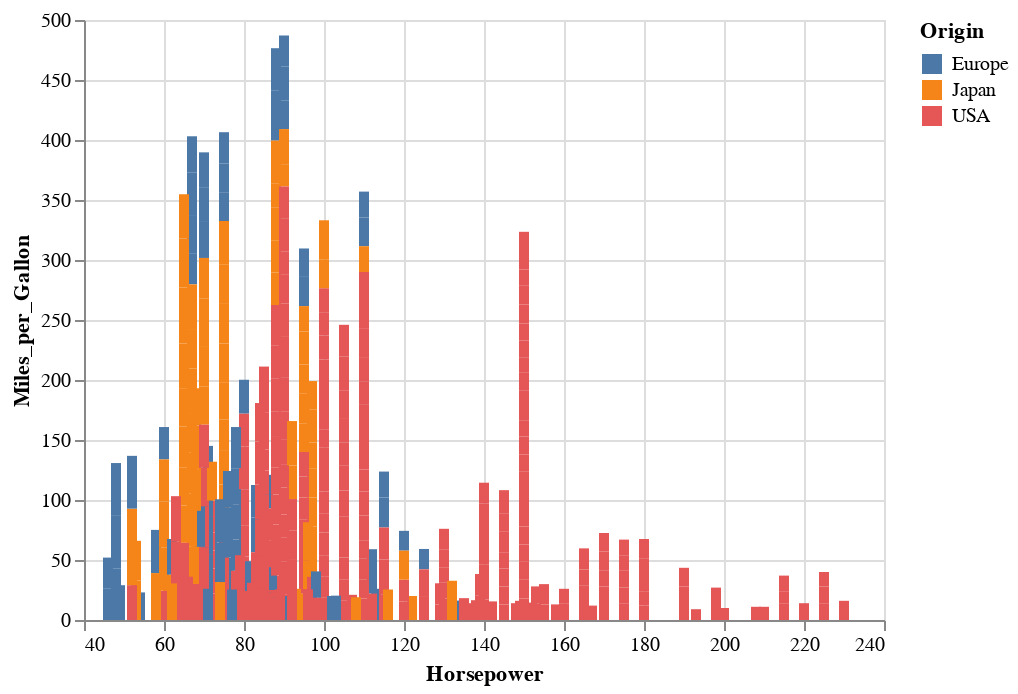

This figure's notebook cell:
### Code cell
cars = alt.load_dataset('cars')
alt.Chart(cars).mark_bar().encode(
    x='Horsepower',
    y='Miles_per_Gallon',
    color='Origin',
)

### Figure 1 — Vega-Lite specification as saved in the notebook (floating-point values rounded to 4 significant figures; data arrays with more than 128 entries replaced by an {"elided": "..."} marker saying what was removed)
{"$schema": "https://vega.github.io/schema/vega-lite/v2.json", "config": {"view": {"height": 300, "width": 400}}, "data": {"values": {"elided": "406 records"}}, "encoding": {"color": {"field": "Origin", "type": "nominal"}, "x": {"field": "Horsepower", "type": "quantitative"}, "y": {"field": "Miles_per_Gallon", "type": "quantitative"}}, "mark": "bar"}
